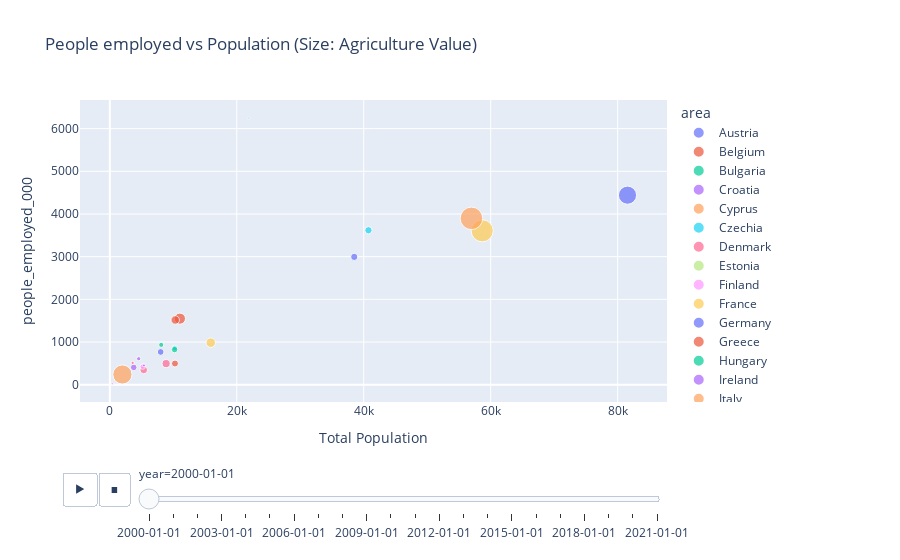

The cell this chart's notebook holds for it:
### Code cell
fig = px.scatter(
    df,
    x="total_population",
    y="people_employed_000",
    size="agriculture_value",
    color="area",
    hover_name="area",
    animation_frame="year",
    title="People employed vs Population (Size: Agriculture Value)",
    labels={"total_population": "Total Population", "pesticide_used_tonnes": "people employed"}
)
fig.show()

### Figure 1 — Plotly figure (JSON) as saved in the notebook; plotly's stock layout.template omitted (floating-point values rounded to 4 significant figures)
{"data": [{"hovertemplate": "<b>%{hovertext}</b><br><br>area=Austria<br>year=2000-01-01<br>Total Population=%{x}<br>people_employed_000=%{y}<br>agriculture_value=%{marker.size}<extra></extra>", "hovertext": ["Austria"], "legendgroup": "Austria", "marker": {"color": "#636efa", "size": [2444.0], "sizemode": "area", "sizeref": 106.7, "symbol": "circle"}, "mode": "markers", "name": "Austria", "orientation": "v", "showlegend": true, "type": "scatter", "x": [8010.0], "xaxis": "x", "y": [766.9], "yaxis": "y"}, {"hovertemplate": "<b>%{hovertext}</b><br><br>area=Belgium<br>year=2000-01-01<br>Total Population=%{x}<br>people_employed_000=%{y}<br>agriculture_value=%{marker.size}<extra></extra>", "hovertext": ["Belgium"], "legendgroup": "Belgium", "marker": {"color": "#EF553B", "size": [2632.0], "sizemode": "area", "sizeref": 106.7, "symbol": "circle"}, "mode": "markers", "name": "Belgium", "orientation": "v", "showlegend": true, "type": "scatter", "x": [10260.0], "xaxis": "x", "y": [496.1], "yaxis": "y"}, {"hovertemplate": "<b>%{hovertext}</b><br><br>area=Bulgaria<br>year=2000-01-01<br>Total Population=%{x}<br>people_employed_000=%{y}<br>agriculture_value=%{marker.size}<extra></extra>", "hovertext": ["Bulgaria"], "legendgroup": "Bulgaria", "marker": {"color": "#00cc96", "size": [1398.0], "sizemode": "area", "sizeref": 106.7, "symbol": "circle"}, "mode": "markers", "name": "Bulgaria", "orientation": "v", "showlegend": true, "type": "scatter", "x": [8098.0], "xaxis": "x", "y": [933.8], "yaxis": "y"}, {"hovertemplate": "<b>%{hovertext}</b><br><br>area=Croatia<br>year=2000-01-01<br>Total Population=%{x}<br>people_employed_000=%{y}<br>agriculture_value=%{marker.size}<extra></extra>", "hovertext": ["Croatia"], "legendgroup": "Croatia", "marker": {"color": "#ab63fa", "size": [929.9], "sizemode": "area", "sizeref": 106.7, "symbol": "circle"}, "mode": "markers", "name": "Croatia", "orientation": "v", "showlegend": true, "type": "scatter", "x": [4548.0], "xaxis": "x", "y": [608.8], "yaxis": "y"}, {"hovertemplate": "<b>%{hovertext}</b><br><br>area=Cyprus<br>year=2000-01-01<br>Total Population=%{x}<br>people_employed_000=%{y}<br>agriculture_value=%{marker.size}<extra></extra>", "hovertext": ["Cyprus"], "legendgroup": "Cyprus", "marker": {"color": "#FFA15A", "size": [344.2], "sizemode": "area", "sizeref": 106.7, "symbol": "circle"}, "mode": "markers", "name": "Cyprus", "orientation": "v", "showlegend": true, "type": "scatter", "x": [948.2], "xaxis": "x", "y": [107.1], "yaxis": "y"}, {"hovertemplate": "<b>%{hovertext}</b><br><br>area=Czechia<br>year=2000-01-01<br>Total Population=%{x}<br>people_employed_000=%{y}<br>agriculture_value=%{marker.size}<extra></extra>", "hovertext": ["Czechia"], "legendgroup": "Czechia", "marker": {"color": "#19d3f3", "size": [1535.0], "sizemode": "area", "sizeref": 106.7, "symbol": "circle"}, "mode": "markers", "name": "Czechia", "orientation": "v", "showlegend": true, "type": "scatter", "x": [10230.0], "xaxis": "x", "y": [863.5], "yaxis": "y"}, {"hovertemplate": "<b>%{hovertext}</b><br><br>area=Denmark<br>year=2000-01-01<br>Total Population=%{x}<br>people_employed_000=%{y}<br>agriculture_value=%{marker.size}<extra></extra>", "hovertext": ["Denmark"], "legendgroup": "Denmark", "marker": {"color": "#FF6692", "size": [3137.0], "sizemode": "area", "sizeref": 106.7, "symbol": "circle"}, "mode": "markers", "name": "Denmark", "orientation": "v", "showlegend": true, "type": "scatter", "x": [5341.0], "xaxis": "x", "y": [346.2], "yaxis": "y"}, {"hovertemplate": "<b>%{hovertext}</b><br><br>area=Estonia<br>year=2000-01-01<br>Total Population=%{x}<br>people_employed_000=%{y}<br>agriculture_value=%{marker.size}<extra></extra>", "hovertext": ["Estonia"], "legendgroup": "Estonia", "marker": {"color": "#B6E880", "size": [141.0], "sizemode": "area", "sizeref": 106.7, "symbol": "circle"}, "mode": "markers", "name": "Estonia", "orientation": "v", "showlegend": true, "type": "scatter", "x": [1397.0], "xaxis": "x", "y": [137.7], "yaxis": "y"}, {"hovertemplate": "<b>%{hovertext}</b><br><br>area=Finland<br>year=2000-01-01<br>Total Population=%{x}<br>people_employed_000=%{y}<br>agriculture_value=%{marker.size}<extra></extra>", "hovertext": ["Finland"], "legendgroup": "Finland", "marker": {"color": "#FF97FF", "size": [1573.0], "sizemode": "area", "sizeref": 106.7, "symbol": "circle"}, "mode": "markers", "name": "Finland", "orientation": "v", "showlegend": true, "type": "scatter", "x": [5176.0], "xaxis": "x", "y": [423.7], "yaxis": "y"}, {"hovertemplate": "<b>%{hovertext}</b><br><br>area=France<br>year=2000-01-01<br>Total Population=%{x}<br>people_employed_000=%{y}<br>agriculture_value=%{marker.size}<extra></extra>", "hovertext": ["France"], "legendgroup": "France", "marker": {"color": "#FECB52", "size": [26050.0], "sizemode": "area", "sizeref": 106.7, "symbol": "circle"}, "mode": "markers", "name": "France", "orientation": "v", "showlegend": true, "type": "scatter", "x": [58670.0], "xaxis": "x", "y": [3606.0], "yaxis": "y"}, {"hovertemplate": "<b>%{hovertext}</b><br><br>area=Germany<br>year=2000-01-01<br>Total Population=%{x}<br>people_employed_000=%{y}<br>agriculture_value=%{marker.size}<extra></extra>", "hovertext": ["Germany"], "legendgroup": "Germany", "marker": {"color": "#636efa", "size": [17570.0], "sizemode": "area", "sizeref": 106.7, "symbol": "circle"}, "mode": "markers", "name": "Germany", "orientation": "v", "showlegend": true, "type": "scatter", "x": [81550.0], "xaxis": "x", "y": [4440.0], "yaxis": "y"}, {"hovertemplate": "<b>%{hovertext}</b><br><br>area=Greece<br>year=2000-01-01<br>Total Population=%{x}<br>people_employed_000=%{y}<br>agriculture_value=%{marker.size}<extra></extra>", "hovertext": ["Greece"], "legendgroup": "Greece", "marker": {"color": "#EF553B", "size": [6611.0], "sizemode": "area", "sizeref": 106.7, "symbol": "circle"}, "mode": "markers", "name": "Greece", "orientation": "v", "showlegend": true, "type": "scatter", "x": [11040.0], "xaxis": "x", "y": [1548.0], "yaxis": "y"}, {"hovertemplate": "<b>%{hovertext}</b><br><br>area=Hungary<br>year=2000-01-01<br>Total Population=%{x}<br>people_employed_000=%{y}<br>agriculture_value=%{marker.size}<extra></extra>", "hovertext": ["Hungary"], "legendgroup": "Hungary", "marker": {"color": "#00cc96", "size": [2192.0], "sizemode": "area", "sizeref": 106.7, "symbol": "circle"}, "mode": "markers", "name": "Hungary", "orientation": "v", "showlegend": true, "type": "scatter", "x": [10200.0], "xaxis": "x", "y": [822.8], "yaxis": "y"}, {"hovertemplate": "<b>%{hovertext}</b><br><br>area=Ireland<br>year=2000-01-01<br>Total Population=%{x}<br>people_employed_000=%{y}<br>agriculture_value=%{marker.size}<extra></extra>", "hovertext": ["Ireland"], "legendgroup": "Ireland", "marker": {"color": "#ab63fa", "size": [2297.0], "sizemode": "area", "sizeref": 106.7, "symbol": "circle"}, "mode": "markers", "name": "Ireland", "orientation": "v", "showlegend": true, "type": "scatter", "x": [3769.0], "xaxis": "x", "y": [405.6], "yaxis": "y"}, {"hovertemplate": "<b>%{hovertext}</b><br><br>area=Italy<br>year=2000-01-01<br>Total Population=%{x}<br>people_employed_000=%{y}<br>agriculture_value=%{marker.size}<extra></extra>", "hovertext": ["Italy"], "legendgroup": "Italy", "marker": {"color": "#FFA15A", "size": [27130.0], "sizemode": "area", "sizeref": 106.7, "symbol": "circle"}, "mode": "markers", "name": "Italy", "orientation": "v", "showlegend": true, "type": "scatter", "x": [56970.0], "xaxis": "x", "y": [3898.0], "yaxis": "y"}, {"hovertemplate": "<b>%{hovertext}</b><br><br>area=Latvia<br>year=2000-01-01<br>Total Population=%{x}<br>people_employed_000=%{y}<br>agriculture_value=%{marker.size}<extra></extra>", "hovertext": ["Latvia"], "legendgroup": "Latvia", "marker": {"color": "#19d3f3", "size": [215.8], "sizemode": "area", "sizeref": 106.7, "symbol": "circle"}, "mode": "markers", "name": "Latvia", "orientation": "v", "showlegend": true, "type": "scatter", "x": [2393.0], "xaxis": "x", "y": [385.1], "yaxis": "y"}, {"hovertemplate": "<b>%{hovertext}</b><br><br>area=Lithuania<br>year=2000-01-01<br>Total Population=%{x}<br>people_employed_000=%{y}<br>agriculture_value=%{marker.size}<extra></extra>", "hovertext": ["Lithuania"], "legendgroup": "Lithuania", "marker": {"color": "#FF6692", "size": [577.0], "sizemode": "area", "sizeref": 106.7, "symbol": "circle"}, "mode": "markers", "name": "Lithuania", "orientation": "v", "showlegend": true, "type": "scatter", "x": [3600.0], "xaxis": "x", "y": [510.2], "yaxis": "y"}, {"hovertemplate": "<b>%{hovertext}</b><br><br>area=Luxembourg<br>year=2000-01-01<br>Total Population=%{x}<br>people_employed_000=%{y}<br>agriculture_value=%{marker.size}<extra></extra>", "hovertext": ["Luxembourg"], "legendgroup": "Luxembourg", "marker": {"color": "#B6E880", "size": [116.5], "sizemode": "area", "sizeref": 106.7, "symbol": "circle"}, "mode": "markers", "name": "Luxembourg", "orientation": "v", "showlegend": true, "type": "scatter", "x": [435.6], "xaxis": "x", "y": [18.87], "yaxis": "y"}, {"hovertemplate": "<b>%{hovertext}</b><br><br>area=Malta<br>year=2000-01-01<br>Total Population=%{x}<br>people_employed_000=%{y}<br>agriculture_value=%{marker.size}<extra></extra>", "hovertext": ["Malta"], "legendgroup": "Malta", "marker": {"color": "#FF97FF", "size": [361.2], "sizemode": "area", "sizeref": 106.7, "symbol": "circle"}, "mode": "markers", "name": "Malta", "orientation": "v", "showlegend": true, "type": "scatter", "x": [399.2], "xaxis": "x", "y": [26], "yaxis": "y"}, {"hovertemplate": "<b>%{hovertext}</b><br><br>area=Netherlands (Kingdom of the)<br>year=2000-01-01<br>Total Population=%{x}<br>people_employed_000=%{y}<br>agriculture_value=%{marker.size}<extra></extra>", "hovertext": ["Netherlands (Kingdom of the)"], "legendgroup": "Netherlands (Kingdom of the)", "marker": {"color": "#FECB52", "size": [4773.0], "sizemode": "area", "sizeref": 106.7, "symbol": "circle"}, "mode": "markers", "name": "Netherlands (Kingdom of the)", "orientation": "v", "showlegend": true, "type": "scatter", "x": [15900.0], "xaxis": "x", "y": [984.5], "yaxis": "y"}, {"hovertemplate": "<b>%{hovertext}</b><br><br>area=Poland<br>year=2000-01-01<br>Total Population=%{x}<br>people_employed_000=%{y}<br>agriculture_value=%{marker.size}<extra></extra>", "hovertext": ["Poland"], "legendgroup": "Poland", "marker": {"color": "#636efa", "size": [2784.0], "sizemode": "area", "sizeref": 106.7, "symbol": "circle"}, "mode": "markers", "name": "Poland", "orientation": "v", "showlegend": true, "type": "scatter", "x": [38500.0], "xaxis": "x", "y": [2994.0], "yaxis": "y"}, {"hovertemplate": "<b>%{hovertext}</b><br><br>area=Portugal<br>year=2000-01-01<br>Total Population=%{x}<br>people_employed_000=%{y}<br>agriculture_value=%{marker.size}<extra></extra>", "hovertext": ["Portugal"], "legendgroup": "Portugal", "marker": {"color": "#EF553B", "size": [3865.0], "sizemode": "area", "sizeref": 106.7, "symbol": "circle"}, "mode": "markers", "name": "Portugal", "orientation": "v", "showlegend": true, "type": "scatter", "x": [10300.0], "xaxis": "x", "y": [1516.0], "yaxis": "y"}, {"hovertemplate": "<b>%{hovertext}</b><br><br>area=Romania<br>year=2000-01-01<br>Total Population=%{x}<br>people_employed_000=%{y}<br>agriculture_value=%{marker.size}<extra></extra>", "hovertext": ["Romania"], "legendgroup": "Romania", "marker": {"color": "#00cc96", "size": [214.9], "sizemode": "area", "sizeref": 106.7, "symbol": "circle"}, "mode": "markers", "name": "Romania", "orientation": "v", "showlegend": true, "type": "scatter", "x": [21920.0], "xaxis": "x", "y": [6246.0], "yaxis": "y"}, {"hovertemplate": "<b>%{hovertext}</b><br><br>area=Slovakia<br>year=2000-01-01<br>Total Population=%{x}<br>people_employed_000=%{y}<br>agriculture_value=%{marker.size}<extra></extra>", "hovertext": ["Slovakia"], "legendgroup": "Slovakia", "marker": {"color": "#ab63fa", "size": [476.2], "sizemode": "area", "sizeref": 106.7, "symbol": "circle"}, "mode": "markers", "name": "Slovakia", "orientation": "v", "showlegend": true, "type": "scatter", "x": [5377.0], "xaxis": "x", "y": [452.5], "yaxis": "y"}, {"hovertemplate": "<b>%{hovertext}</b><br><br>area=Slovenia<br>year=2000-01-01<br>Total Population=%{x}<br>people_employed_000=%{y}<br>agriculture_value=%{marker.size}<extra></extra>", "hovertext": ["Slovenia"], "legendgroup": "Slovenia", "marker": {"color": "#FFA15A", "size": [19640.0], "sizemode": "area", "sizeref": 106.7, "symbol": "circle"}, "mode": "markers", "name": "Slovenia", "orientation": "v", "showlegend": true, "type": "scatter", "x": [1984.0], "xaxis": "x", "y": [239.2], "yaxis": "y"}, {"hovertemplate": "<b>%{hovertext}</b><br><br>area=Spain<br>year=2000-01-01<br>Total Population=%{x}<br>people_employed_000=%{y}<br>agriculture_value=%{marker.size}<extra></extra>", "hovertext": ["Spain"], "legendgroup": "Spain", "marker": {"color": "#19d3f3", "size": [2820.0], "sizemode": "area", "sizeref": 106.7, "symbol": "circle"}, "mode": "markers", "name": "Spain", "orientation": "v", "showlegend": true, "type": "scatter", "x": [40740.0], "xaxis": "x", "y": [3618.0], "yaxis": "y"}, {"hovertemplate": "<b>%{hovertext}</b><br><br>area=Sweden<br>year=2000-01-01<br>Total Population=%{x}<br>people_employed_000=%{y}<br>agriculture_value=%{marker.size}<extra></extra>", "hovertext": ["Sweden"], "legendgroup": "Sweden", "marker": {"color": "#FF6692", "size": [3505.0], "sizemode": "area", "sizeref": 106.7, "symbol": "circle"}, "mode": "markers", "name": "Sweden", "orientation": "v", "showlegend": true, "type": "scatter", "x": [8871.0], "xaxis": "x", "y": [495.0], "yaxis": "y"}], "layout": {"legend": {"itemsizing": "constant", "title": {"text": "area"}, "tracegroupgap": 0}, "sliders": [{"active": 0, "currentvalue": {"prefix": "year="}, "len": 0.9, "pad": {"b": 10, "t": 60}, "steps": [{"args": [["2000-01-01"], {"frame": {"duration": 0, "redraw": false}, "fromcurrent": true, "mode": "immediate", "transition": {"duration": 0, "easing": "linear"}}], "label": "2000-01-01", "method": "animate"}, {"args": [["2001-01-01"], {"frame": {"duration": 0, "redraw": false}, "fromcurrent": true, "mode": "immediate", "transition": {"duration": 0, "easing": "linear"}}], "label": "2001-01-01", "method": "animate"}, {"args": [["2002-01-01"], {"frame": {"duration": 0, "redraw": false}, "fromcurrent": true, "mode": "immediate", "transition": {"duration": 0, "easing": "linear"}}], "label": "2002-01-01", "method": "animate"}, {"args": [["2003-01-01"], {"frame": {"duration": 0, "redraw": false}, "fromcurrent": true, "mode": "immediate", "transition": {"duration": 0, "easing": "linear"}}], "label": "2003-01-01", "method": "animate"}, {"args": [["2004-01-01"], {"frame": {"duration": 0, "redraw": false}, "fromcurrent": true, "mode": "immediate", "transition": {"duration": 0, "easing": "linear"}}], "label": "2004-01-01", "method": "animate"}, {"args": [["2005-01-01"], {"frame": {"duration": 0, "redraw": false}, "fromcurrent": true, "mode": "immediate", "transition": {"duration": 0, "easing": "linear"}}], "label": "2005-01-01", "method": "animate"}, {"args": [["2006-01-01"], {"frame": {"duration": 0, "redraw": false}, "fromcurrent": true, "mode": "immediate", "transition": {"duration": 0, "easing": "linear"}}], "label": "2006-01-01", "method": "animate"}, {"args": [["2007-01-01"], {"frame": {"duration": 0, "redraw": false}, "fromcurrent": true, "mode": "immediate", "transition": {"duration": 0, "easing": "linear"}}], "label": "2007-01-01", "method": "animate"}, {"args": [["2008-01-01"], {"frame": {"duration": 0, "redraw": false}, "fromcurrent": true, "mode": "immediate", "transition": {"duration": 0, "easing": "linear"}}], "label": "2008-01-01", "method": "animate"}, {"args": [["2009-01-01"], {"frame": {"duration": 0, "redraw": false}, "fromcurrent": true, "mode": "immediate", "transition": {"duration": 0, "easing": "linear"}}], "label": "2009-01-01", "method": "animate"}, {"args": [["2010-01-01"], {"frame": {"duration": 0, "redraw": false}, "fromcurrent": true, "mode": "immediate", "transition": {"duration": 0, "easing": "linear"}}], "label": "2010-01-01", "method": "animate"}, {"args": [["2011-01-01"], {"frame": {"duration": 0, "redraw": false}, "fromcurrent": true, "mode": "immediate", "transition": {"duration": 0, "easing": "linear"}}], "label": "2011-01-01", "method": "animate"}, {"args": [["2012-01-01"], {"frame": {"duration": 0, "redraw": false}, "fromcurrent": true, "mode": "immediate", "transition": {"duration": 0, "easing": "linear"}}], "label": "2012-01-01", "method": "animate"}, {"args": [["2013-01-01"], {"frame": {"duration": 0, "redraw": false}, "fromcurrent": true, "mode": "immediate", "transition": {"duration": 0, "easing": "linear"}}], "label": "2013-01-01", "method": "animate"}, {"args": [["2014-01-01"], {"frame": {"duration": 0, "redraw": false}, "fromcurrent": true, "mode": "immediate", "transition": {"duration": 0, "easing": "linear"}}], "label": "2014-01-01", "method": "animate"}, {"args": [["2015-01-01"], {"frame": {"duration": 0, "redraw": false}, "fromcurrent": true, "mode": "immediate", "transition": {"duration": 0, "easing": "linear"}}], "label": "2015-01-01", "method": "animate"}, {"args": [["2016-01-01"], {"frame": {"duration": 0, "redraw": false}, "fromcurrent": true, "mode": "immediate", "transition": {"duration": 0, "easing": "linear"}}], "label": "2016-01-01", "method": "animate"}, {"args": [["2017-01-01"], {"frame": {"duration": 0, "redraw": false}, "fromcurrent": true, "mode": "immediate", "transition": {"duration": 0, "easing": "linear"}}], "label": "2017-01-01", "method": "animate"}, {"args": [["2018-01-01"], {"frame": {"duration": 0, "redraw": false}, "fromcurrent": true, "mode": "immediate", "transition": {"duration": 0, "easing": "linear"}}], "label": "2018-01-01", "method": "animate"}, {"args": [["2019-01-01"], {"frame": {"duration": 0, "redraw": false}, "fromcurrent": true, "mode": "immediate", "transition": {"duration": 0, "easing": "linear"}}], "label": "2019-01-01", "method": "animate"}, {"args": [["2020-01-01"], {"frame": {"duration": 0, "redraw": false}, "fromcurrent": true, "mode": "immediate", "transition": {"duration": 0, "easing": "linear"}}], "label": "2020-01-01", "method": "animate"}, {"args": [["2021-01-01"], {"frame": {"duration": 0, "redraw": false}, "fromcurrent": true, "mode": "immediate", "transition": {"duration": 0, "easing": "linear"}}], "label": "2021-01-01", "method": "animate"}], "x": 0.1, "xanchor": "left", "y": 0, "yanchor": "top"}], "title": {"text": "People employed vs Population (Size: Agriculture Value)"}, "updatemenus": [{"buttons": [{"args": [null, {"frame": {"duration": 500, "redraw": false}, "fromcurrent": true, "mode": "immediate", "transition": {"duration": 500, "easing": "linear"}}], "label": "&#9654;", "method": "animate"}, {"args": [[null], {"frame": {"duration": 0, "redraw": false}, "fromcurrent": true, "mode": "immediate", "transition": {"duration": 0, "easing": "linear"}}], "label": "&#9724;", "method": "animate"}], "direction": "left", "pad": {"r": 10, "t": 70}, "showactive": false, "type": "buttons", "x": 0.1, "xanchor": "right", "y": 0, "yanchor": "top"}], "xaxis": {"anchor": "y", "domain": [0, 1], "title": {"text": "Total Population"}}, "yaxis": {"anchor": "x", "domain": [0, 1], "title": {"text": "people_employed_000"}}}}
